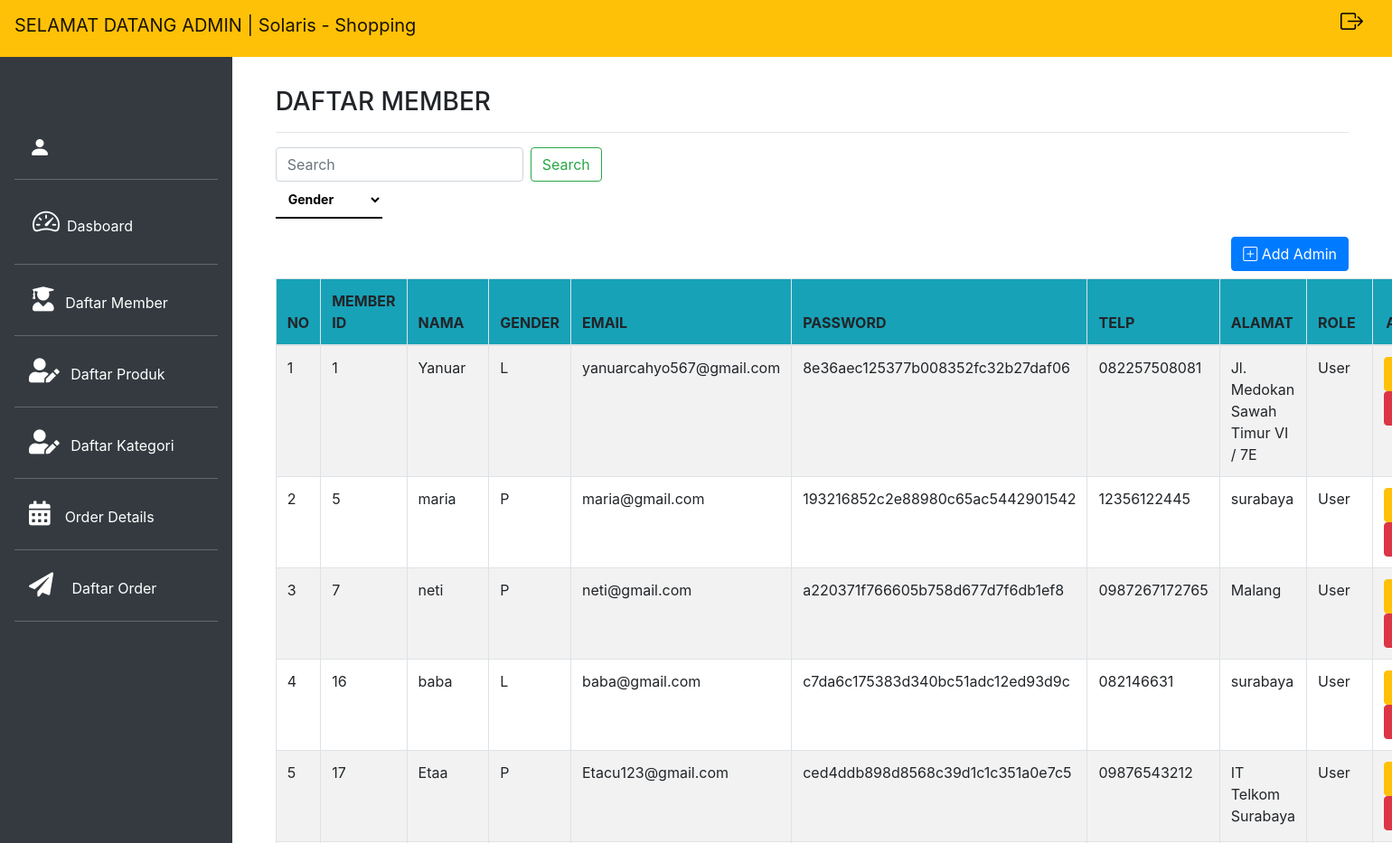
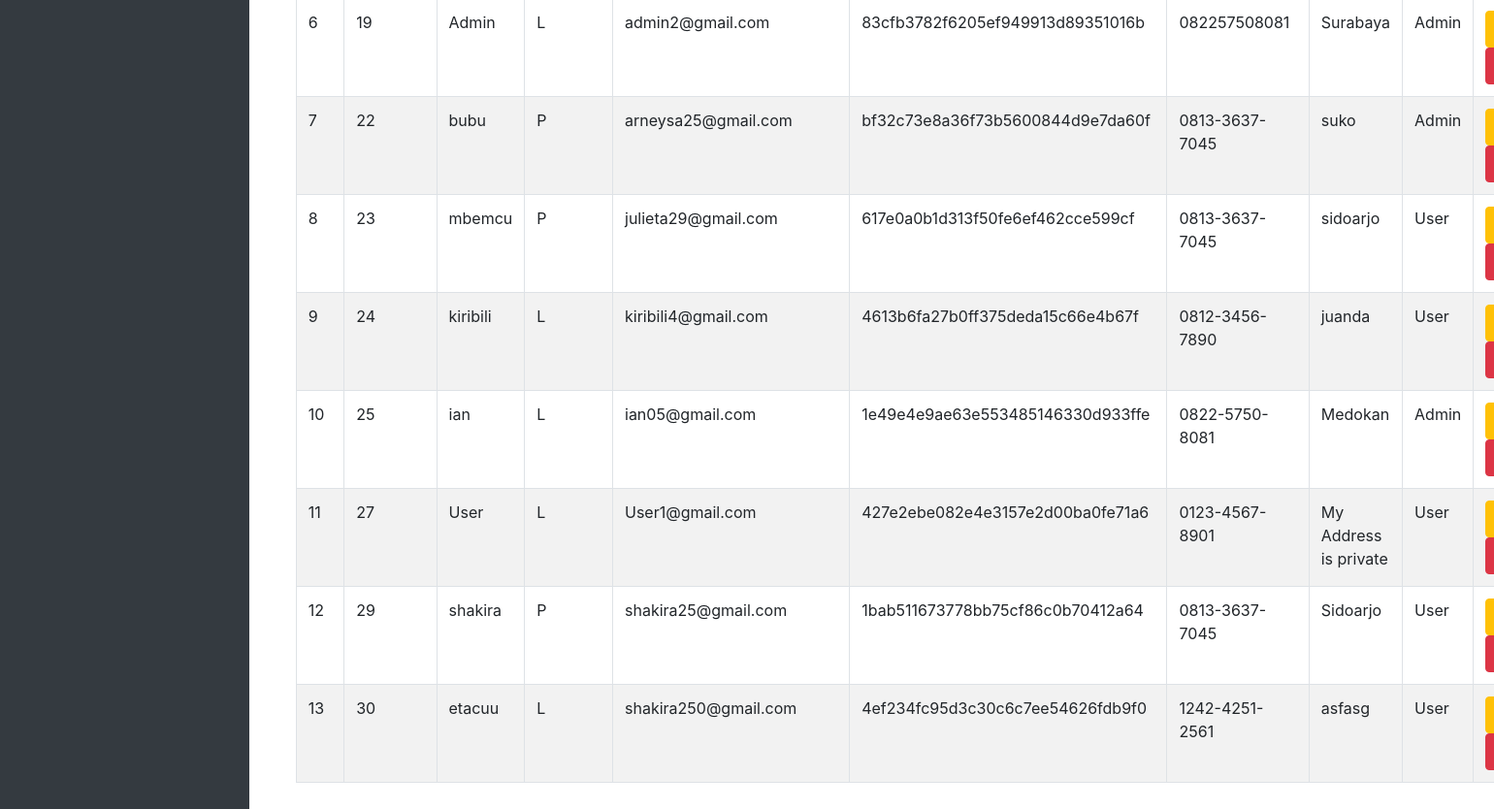
Page /admin/Member/MemberDisplay.php on the committed database (2 pictures, top to bottom).
### tables this page shows
CREATE TABLE `member` (
  `MemberID` int(15) NOT NULL,
  `Nama` varchar(50) NOT NULL,
  `Gender` varchar(2) NOT NULL,
  `Email` varchar(50) NOT NULL,
  `Password` varchar(50) NOT NULL,
  `Telp` varchar(50) NOT NULL,
  `Alamat` varchar(200) NOT NULL,
  `Role` varchar(50) NOT NULL
);

### config/MemberConfig.php (called while the page is built, shortened)
<?php
class MemberConfig
{
    private $conn;
    public function __construct() {
        $hostname = 'localhost';
        $dbname = 'uas';
        $username = 'root';
        $password = '';
        $this->conn = new PDO("mysql:host=$hostname;dbname=$dbname", "$username", "$password");
    }
    public function show()
    {
        $query = $this->conn->prepare("SELECT * FROM member");
        $query->execute();
        $data = $query->fetchAll();
        return $data;
    }
}
?>

### admin/Member/MemberDisplay.php (the view, shortened to what this page needs)
<?php
    include "../../config/MemberConfig.php";
    $lib = new MemberConfig();
    $data_siswa = $lib->show();
?>
<!doctype html>
<html lang="en">
<head>
    <link rel="stylesheet" href="https://cdn.jsdelivr.net/npm/bootstrap@4.6.0/dist/css/bootstrap.min.css">
    <link rel="stylesheet" href="../css/dashboard.css">
    <link rel="stylesheet" href="css/AddAdmin.css">
    <link rel="stylesheet" href="fontawesome-free/css/all.min.css">
    <link rel="stylesheet" href="https://cdn.jsdelivr.net/npm/bootstrap-icons@1.5.0/font/bootstrap-icons.css">
</head>
<body>
    <nav class="navbar navbar-expand-lg navbar-light bg-warning fixed-top">
        <a class="navbar-brand" href="#">SELAMAT DATANG ADMIN | Solaris - Shopping</a>
            <div class="icon ml-4">
            <h5>
                <a href="../../logout.php" style="font-size: 25px;"><i class="bi bi-box-arrow-right mr-3" data-toggle="tooltip" title="Sign Out"></i></a>
            </h5>
            </div>
    </nav>
        <div class="row no-gutters mt-5">
            <div class="col-md-2 bg-dark mt-2 pr-3">
                <div class="bglink">
                <ul class="nav flex-column ml-3">
                    <li class="nav-item">
                    <i class="bi bi-person-fill d-inline-block align-bottom rounded-circle mr-1 ml-3 " style="font-size: 24px; color: white;"></i>
                    <a class="navbar-brand" href="#"><?php echo $nama ?></a><hr class="bg-secondary">
                    </li>
                    <li class="nav-item">
                    <a class="nav-link active" href="../Dashboard.php"><i class="bi bi-speedometer2 pr-2 pl-1" style="font-size: 30px;"></i>Dasboard</a><hr class="bg-secondary">
                    </li>
                    <li class="nav-item">
                    <a class="nav-link" href="MemberDisplay.php"><i class="fas fa-user-graduate pr-2 pl-1" style="font-size: 27px;"></i> Daftar Member</a><hr class="bg-secondary">
                    </li>
                    <li class="nav-item">
                    <a class="nav-link active" href="../produk/ProdukDisplay.php"><i class="fas fa-user-edit pr-2" style="font-size: 27px;"></i> Daftar Produk</a><hr class="bg-secondary">
                    </li>
                    <li class="nav-item">
                    <a class="nav-link active" href="../kategori/KategoriDisplay.php"><i class="fas fa-user-edit pr-2" style="font-size: 27px;"></i> Daftar Kategori</a><hr class="bg-secondary">
                    </li>
                    <li class="nav-item">
                    <a class="nav-link active" href="../orderdetails/DetailsDisplay.php"><i class="fas fa-calendar-alt pr-3" style="font-size: 27px;"></i>Order Details</a><hr class="bg-secondary">
                    </li>
                    <li class="nav-item">
                    <a class="nav-link active" href="../order/OrderDisplay.php"><i class="fas fa-paper-plane pr-3" style="font-size: 27px;"></i> Daftar Order</a><hr class="bg-secondary">
                    </li>
                </ul>
                </div>
            </div>
            <div class="col-md-10 p-5 pt-2">
                <h3>DAFTAR MEMBER</h3><hr>
                <form action="" class="form-inline my-2 my-lg-0 ml-auto" method="post" id="search">
                    <input name="keyword" class="form-control" type="text" placeholder="Search" aria-label="Search" autocomplete="off">
                    <button name="cari" class="btn btn-outline-success my-2 my-sm-0 ml-2" type="submit">Search</button>
                </form>
                <form action="" class="GenderCtgry" method="GET" id="GenderSelect">
                    <select style="width: 10%; cursor: pointer;" name="Gender" onchange="document.getElementById('GenderSelect').submit()">
                        <option value="" selected disabled>Gender</option>
                    </select>
                </form>
                <a href="#" id="AddBtn" class="btn btn-primary mb-2" style="float: right;"><i class="bi bi-plus-square"></i> Add Admin</a>
                <table class="table table-striped table-bordered table-hover">
                    <thead class="thead bg-info">
                        <tr>
                        <th scope="col">NO</th>
                        <th scope="col">MEMBER ID</th>
                        <th scope="col">NAMA</th>
                        <th scope="col">GENDER</th>
                        <th scope="col">EMAIL</th>
                        <th scope="col">PASSWORD</th>
                        <th scope="col">TELP</th>
                        <th scope="col">ALAMAT</th>
                        <th scope="col">ROLE</th>
                        <th colspan="3" class="text-center" scope="col">AKSI</th>
                        </tr>
                    </thead>
                    <tbody>
                    <?php
                        if(isset($_POST['cari'])){
                            $no = 1;
                            foreach($data_search as $row){
                                echo "<tr>";
                                echo "<td>".$no."</td>";
                                echo "<td>".$row['MemberID']."</td>";
                                echo "<td>".$row['Nama']."</td>";
                                echo "<td>".$row['Gender']."</td>";
                                echo "<td>".$row['Email']."</td>";
                                echo "<td>".$row['Password']."</td>";
                                echo "<td>".$row['Telp']."</td>";
                                echo "<td>".$row['Alamat']."</td>";
                                echo "<td>".$row['Role']."</td>";
                                echo "<td class='text-center'><a class='btn btn-warning' href='UpdateMember.php?id=".$row['MemberID']."'><i class='bi bi-pencil-fill'></i></a>
                                <a class='btn btn-danger' href='MemberDisplay.php?delete=".$row['MemberID']."'><i class='bi bi-trash'></i></a></td>";
                                echo "</tr>";
                                $no++;
                            }
                        }
                        else{
                            $no = 1;
                            foreach($data_siswa as $row){
                                echo "<tr>";
                                echo "<td>".$no."</td>";
                                echo "<td>".$row['MemberID']."</td>";
                                echo "<td>".$row['Nama']."</td>";
                                echo "<td>".$row['Gender']."</td>";
                                echo "<td>".$row['Email']."</td>";
                                echo "<td>".$row['Password']."</td>";
                                echo "<td>".$row['Telp']."</td>";
                                echo "<td>".$row['Alamat']."</td>";
                                echo "<td>".$row['Role']."</td>";
                                echo "<td class='text-center'><a class='btn btn-warning' href='UpdateMember.php?id=".$row['MemberID']."'><i class='bi bi-pencil-fill'></i></a>
                                <a class='btn btn-danger' href='MemberDisplay.php?delete=".$row['MemberID']."'><i class='bi bi-trash'></i></a></td>";
                                echo "</tr>";
                                $no++;
                            }
                        }
                    ?>
                    </tbody>
                </table>
            </div>
        </div>
    </body>
</html>

### admin/css/dashboard.css (style rules this page uses)
.icon h5 i { color: black; }
.nav a { color: white; }
.navbar { padding-bottom: 15px; }
.bglink { margin-bottom: 295px; padding-top: 90px; }
.navbar-brand { font-size: 20px; }

### admin/Member/css/AddAdmin.css (style rules this page uses)
.btn { text-align: center; }
.formGroup input,textarea,select { border: none; width: 80%; border-bottom: 2px solid black; padding: 10px; margin-bottom: 20px; font-size: 14px; font-weight: bold; background-color: transparent; color: black; }
::placeholder { color: grey; opacity: 0.6; }

### rows in the picture
member: MemberID "1", Nama "Yanuar", Gender "L", Email "yanuarcahyo567@gmail.com", Password "8e36aec125377b008352fc32b27daf06", Telp "082257508081", Alamat "Jl. Medokan Sawah Timur VI / 7E", Role "User"
member: MemberID "5", Nama "maria", Gender "P", Email "maria@gmail.com", Password "193216852c2e88980c65ac5442901542", Telp "12356122445", Alamat "surabaya", Role "User"
member: MemberID "7", Nama "neti", Gender "P", Email "neti@gmail.com", Password "a220371f766605b758d677d7f6db1ef8", Telp "0987267172765", Alamat "Malang", Role "User"
member: MemberID "16", Nama "baba", Gender "L", Email "baba@gmail.com", Password "c7da6c175383d340bc51adc12ed93d9c", Telp "082146631", Alamat "surabaya", Role "User"
member: MemberID "17", Nama "Etaa", Gender "P", Email "Etacu123@gmail.com", Password "ced4ddb898d8568c39d1c1c351a0e7c5", Telp "09876543212", Alamat "IT Telkom Surabaya", Role "User"
member: MemberID "19", Nama "Admin", Gender "L", Email "admin2@gmail.com", Password "83cfb3782f6205ef949913d89351016b", Telp "082257508081", Alamat "Surabaya", Role "Admin"
member: MemberID "22", Nama "bubu", Gender "P", Email "arneysa25@gmail.com", Password "bf32c73e8a36f73b5600844d9e7da60f", Telp "0813-3637-7045", Alamat "suko", Role "Admin"
member: MemberID "23", Nama "mbemcu", Gender "P", Email "julieta29@gmail.com", Password "617e0a0b1d313f50fe6ef462cce599cf", Telp "0813-3637-7045", Alamat "sidoarjo", Role "User"
member: MemberID "24", Nama "kiribili", Gender "L", Email "kiribili4@gmail.com", Password "4613b6fa27b0ff375deda15c66e4b67f", Telp "0812-3456-7890", Alamat "juanda", Role "User"
member: MemberID "25", Nama "ian", Gender "L", Email "ian05@gmail.com", Password "1e49e4e9ae63e553485146330d933ffe", Telp "0822-5750-8081", Alamat "Medokan", Role "Admin"
member: MemberID "27", Nama "User", Gender "L", Email "User1@gmail.com", Password "427e2ebe082e4e3157e2d00ba0fe71a6", Telp "0123-4567-8901", Alamat "My Address is private", Role "User"
member: MemberID "29", Nama "shakira", Gender "P", Email "shakira25@gmail.com", Password "1bab511673778bb75cf86c0b70412a64", Telp "0813-3637-7045", Alamat "Sidoarjo", Role "User"
member: MemberID "30", Nama "etacuu", Gender "L", Email "shakira250@gmail.com", Password "4ef234fc95d3c30c6c7ee54626fdb9f0", Telp "1242-4251-2561", Alamat "asfasg", Role "User"
